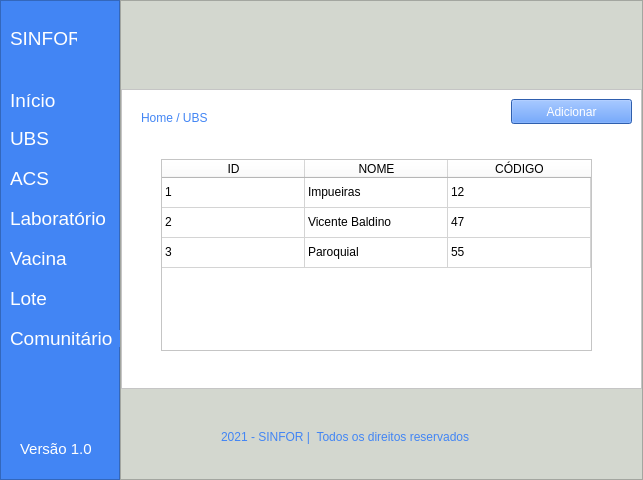
<?xml version="1.0" encoding="UTF-8"?>
<ui version="4.0">
 <class>MainWindow</class>
 <widget class="QMainWindow" name="MainWindow">
  <property name="geometry">
   <rect>
    <x>0</x>
    <y>0</y>
    <width>643</width>
    <height>480</height>
   </rect>
  </property>
  <property name="windowTitle">
   <string>MainWindow</string>
  </property>
  <property name="styleSheet">
   <string notr="true">background-color: rgb(211, 215, 207);</string>
  </property>
  <widget class="QWidget" name="centralwidget">
   <layout class="QHBoxLayout" name="horizontalLayout">
    <property name="spacing">
     <number>0</number>
    </property>
    <property name="leftMargin">
     <number>0</number>
    </property>
    <property name="topMargin">
     <number>0</number>
    </property>
    <property name="rightMargin">
     <number>0</number>
    </property>
    <property name="bottomMargin">
     <number>0</number>
    </property>
    <item>
     <widget class="QFrame" name="frame">
      <property name="maximumSize">
       <size>
        <width>120</width>
        <height>16777215</height>
       </size>
      </property>
      <property name="styleSheet">
       <string notr="true">background-color: #4285f4;</string>
      </property>
      <property name="frameShape">
       <enum>QFrame::StyledPanel</enum>
      </property>
      <property name="frameShadow">
       <enum>QFrame::Raised</enum>
      </property>
      <widget class="QLabel" name="label">
       <property name="geometry">
        <rect>
         <x>10</x>
         <y>30</y>
         <width>67</width>
         <height>17</height>
        </rect>
       </property>
       <property name="font">
        <font>
         <pointsize>14</pointsize>
        </font>
       </property>
       <property name="styleSheet">
        <string notr="true">color: rgb(255, 255, 255);</string>
       </property>
       <property name="text">
        <string>SINFOR</string>
       </property>
      </widget>
      <widget class="QLabel" name="label_2">
       <property name="geometry">
        <rect>
         <x>10</x>
         <y>90</y>
         <width>51</width>
         <height>21</height>
        </rect>
       </property>
       <property name="font">
        <font>
         <pointsize>14</pointsize>
        </font>
       </property>
       <property name="styleSheet">
        <string notr="true">color: rgb(255, 255, 255);</string>
       </property>
       <property name="text">
        <string>Início</string>
       </property>
      </widget>
      <widget class="QLabel" name="label_3">
       <property name="geometry">
        <rect>
         <x>10</x>
         <y>130</y>
         <width>51</width>
         <height>17</height>
        </rect>
       </property>
       <property name="font">
        <font>
         <pointsize>14</pointsize>
        </font>
       </property>
       <property name="styleSheet">
        <string notr="true">color: rgb(255, 255, 255);</string>
       </property>
       <property name="text">
        <string>UBS</string>
       </property>
      </widget>
      <widget class="QLabel" name="label_4">
       <property name="geometry">
        <rect>
         <x>10</x>
         <y>170</y>
         <width>51</width>
         <height>17</height>
        </rect>
       </property>
       <property name="font">
        <font>
         <pointsize>14</pointsize>
        </font>
       </property>
       <property name="styleSheet">
        <string notr="true">color: rgb(255, 255, 255);</string>
       </property>
       <property name="text">
        <string>ACS</string>
       </property>
      </widget>
      <widget class="QLabel" name="label_5">
       <property name="geometry">
        <rect>
         <x>10</x>
         <y>210</y>
         <width>101</width>
         <height>17</height>
        </rect>
       </property>
       <property name="font">
        <font>
         <pointsize>14</pointsize>
        </font>
       </property>
       <property name="styleSheet">
        <string notr="true">color: rgb(255, 255, 255);</string>
       </property>
       <property name="text">
        <string>Laboratório</string>
       </property>
      </widget>
      <widget class="QLabel" name="label_6">
       <property name="geometry">
        <rect>
         <x>10</x>
         <y>250</y>
         <width>61</width>
         <height>16</height>
        </rect>
       </property>
       <property name="font">
        <font>
         <pointsize>14</pointsize>
        </font>
       </property>
       <property name="styleSheet">
        <string notr="true">color: rgb(255, 255, 255);</string>
       </property>
       <property name="text">
        <string>Vacina</string>
       </property>
      </widget>
      <widget class="QLabel" name="label_7">
       <property name="geometry">
        <rect>
         <x>10</x>
         <y>290</y>
         <width>61</width>
         <height>17</height>
        </rect>
       </property>
       <property name="font">
        <font>
         <pointsize>14</pointsize>
        </font>
       </property>
       <property name="styleSheet">
        <string notr="true">color: rgb(255, 255, 255);</string>
       </property>
       <property name="text">
        <string>Lote</string>
       </property>
      </widget>
      <widget class="QLabel" name="label_8">
       <property name="geometry">
        <rect>
         <x>10</x>
         <y>330</y>
         <width>111</width>
         <height>17</height>
        </rect>
       </property>
       <property name="font">
        <font>
         <pointsize>14</pointsize>
        </font>
       </property>
       <property name="styleSheet">
        <string notr="true">color: rgb(255, 255, 255);</string>
       </property>
       <property name="text">
        <string>Comunitário</string>
       </property>
      </widget>
      <widget class="QLabel" name="label_9">
       <property name="geometry">
        <rect>
         <x>20</x>
         <y>440</y>
         <width>71</width>
         <height>17</height>
        </rect>
       </property>
       <property name="font">
        <font>
         <pointsize>11</pointsize>
        </font>
       </property>
       <property name="styleSheet">
        <string notr="true">color: rgb(255, 255, 255);</string>
       </property>
       <property name="text">
        <string>Versão 1.0</string>
       </property>
      </widget>
     </widget>
    </item>
    <item>
     <widget class="QFrame" name="frame_2">
      <property name="frameShape">
       <enum>QFrame::StyledPanel</enum>
      </property>
      <property name="frameShadow">
       <enum>QFrame::Raised</enum>
      </property>
      <layout class="QVBoxLayout" name="verticalLayout">
       <property name="spacing">
        <number>0</number>
       </property>
       <property name="leftMargin">
        <number>0</number>
       </property>
       <property name="topMargin">
        <number>0</number>
       </property>
       <property name="rightMargin">
        <number>0</number>
       </property>
       <property name="bottomMargin">
        <number>0</number>
       </property>
       <item>
        <widget class="QFrame" name="frame_3">
         <property name="maximumSize">
          <size>
           <width>16777215</width>
           <height>70</height>
          </size>
         </property>
         <property name="styleSheet">
          <string notr="true">background-color: rgb(211, 215, 207);</string>
         </property>
         <property name="frameShape">
          <enum>QFrame::NoFrame</enum>
         </property>
         <property name="frameShadow">
          <enum>QFrame::Raised</enum>
         </property>
         <property name="lineWidth">
          <number>1</number>
         </property>
        </widget>
       </item>
       <item>
        <widget class="QFrame" name="frame_4">
         <property name="maximumSize">
          <size>
           <width>16777215</width>
           <height>300</height>
          </size>
         </property>
         <property name="styleSheet">
          <string notr="true">background-color: rgb(255, 255, 255);</string>
         </property>
         <property name="frameShape">
          <enum>QFrame::StyledPanel</enum>
         </property>
         <property name="frameShadow">
          <enum>QFrame::Raised</enum>
         </property>
         <widget class="QLabel" name="label_11">
          <property name="geometry">
           <rect>
            <x>20</x>
            <y>20</y>
            <width>191</width>
            <height>17</height>
           </rect>
          </property>
          <property name="styleSheet">
           <string notr="true">color: #4285f4;</string>
          </property>
          <property name="text">
           <string>Home / UBS </string>
          </property>
         </widget>
         <widget class="QPushButton" name="pushButton">
          <property name="geometry">
           <rect>
            <x>390</x>
            <y>10</y>
            <width>121</width>
            <height>25</height>
           </rect>
          </property>
          <property name="styleSheet">
           <string notr="true">background-color: #4285F4;
color: #FFF;</string>
          </property>
          <property name="text">
           <string>Adicionar</string>
          </property>
         </widget>
         <widget class="QTableWidget" name="tableWidget">
          <property name="geometry">
           <rect>
            <x>40</x>
            <y>70</y>
            <width>431</width>
            <height>192</height>
           </rect>
          </property>
          <property name="rowCount">
           <number>3</number>
          </property>
          <attribute name="horizontalHeaderCascadingSectionResizes">
           <bool>false</bool>
          </attribute>
          <attribute name="horizontalHeaderMinimumSectionSize">
           <number>57</number>
          </attribute>
          <attribute name="horizontalHeaderDefaultSectionSize">
           <number>143</number>
          </attribute>
          <attribute name="horizontalHeaderShowSortIndicator" stdset="0">
           <bool>false</bool>
          </attribute>
          <attribute name="horizontalHeaderStretchLastSection">
           <bool>false</bool>
          </attribute>
          <attribute name="verticalHeaderVisible">
           <bool>false</bool>
          </attribute>
          <attribute name="verticalHeaderCascadingSectionResizes">
           <bool>false</bool>
          </attribute>
          <attribute name="verticalHeaderMinimumSectionSize">
           <number>21</number>
          </attribute>
          <attribute name="verticalHeaderShowSortIndicator" stdset="0">
           <bool>false</bool>
          </attribute>
          <attribute name="verticalHeaderStretchLastSection">
           <bool>false</bool>
          </attribute>
          <row>
           <property name="text">
            <string>1</string>
           </property>
          </row>
          <row>
           <property name="text">
            <string>2</string>
           </property>
          </row>
          <row>
           <property name="text">
            <string>3</string>
           </property>
          </row>
          <column>
           <property name="text">
            <string>ID</string>
           </property>
           <property name="background">
            <color>
             <red>211</red>
             <green>215</green>
             <blue>207</blue>
            </color>
           </property>
          </column>
          <column>
           <property name="text">
            <string>NOME</string>
           </property>
           <property name="background">
            <color>
             <red>211</red>
             <green>215</green>
             <blue>207</blue>
            </color>
           </property>
          </column>
          <column>
           <property name="text">
            <string>CÓDIGO</string>
           </property>
           <property name="background">
            <color>
             <red>211</red>
             <green>215</green>
             <blue>207</blue>
            </color>
           </property>
          </column>
          <item row="0" column="0">
           <property name="text">
            <string>1</string>
           </property>
          </item>
          <item row="0" column="1">
           <property name="text">
            <string>Impueiras</string>
           </property>
          </item>
          <item row="0" column="2">
           <property name="text">
            <string>12</string>
           </property>
          </item>
          <item row="1" column="0">
           <property name="text">
            <string>2</string>
           </property>
          </item>
          <item row="1" column="1">
           <property name="text">
            <string>Vicente Baldino</string>
           </property>
          </item>
          <item row="1" column="2">
           <property name="text">
            <string>47</string>
           </property>
          </item>
          <item row="2" column="0">
           <property name="text">
            <string>3</string>
           </property>
          </item>
          <item row="2" column="1">
           <property name="text">
            <string>Paroquial</string>
           </property>
          </item>
          <item row="2" column="2">
           <property name="text">
            <string>55</string>
           </property>
          </item>
         </widget>
        </widget>
       </item>
       <item>
        <widget class="QFrame" name="frame_5">
         <property name="maximumSize">
          <size>
           <width>16777215</width>
           <height>70</height>
          </size>
         </property>
         <property name="frameShape">
          <enum>QFrame::NoFrame</enum>
         </property>
         <property name="frameShadow">
          <enum>QFrame::Raised</enum>
         </property>
         <widget class="QLabel" name="label_10">
          <property name="geometry">
           <rect>
            <x>100</x>
            <y>30</y>
            <width>311</width>
            <height>17</height>
           </rect>
          </property>
          <property name="styleSheet">
           <string notr="true">color: #4285f4;</string>
          </property>
          <property name="text">
           <string>2021 - SINFOR |  Todos os direitos reservados</string>
          </property>
         </widget>
        </widget>
       </item>
      </layout>
     </widget>
    </item>
   </layout>
  </widget>
 </widget>
 <resources/>
 <connections/>
</ui>
